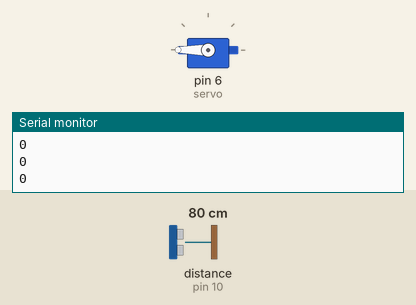
A sketch run on a simulated Arduino Uno, built with avr-gcc and run on an emulated ATmega328P. On the bench: servo, the last lines printed to the serial monitor. Wiring (inferred from the names in the program): ultrasonic range finder: trigger pin 9; echo pin 10. Inputs (shaded band) come from the test bench; at power-on: distance to the obstacle (sensor on pin 10) 80 cm. The echo pulse lasts 58.3 µs per cm.

Above: at 3.67 s.
4.3 s: distance to the obstacle (sensor on pin 10) set to 2 cm
At 5.0 s:
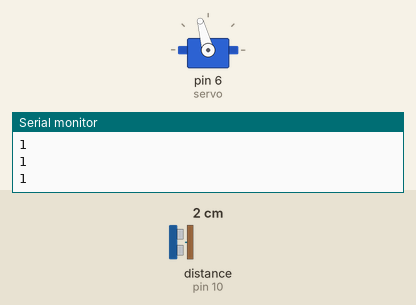
7.3 s: distance to the obstacle (sensor on pin 10) set to 120 cm
At 7.9 s:
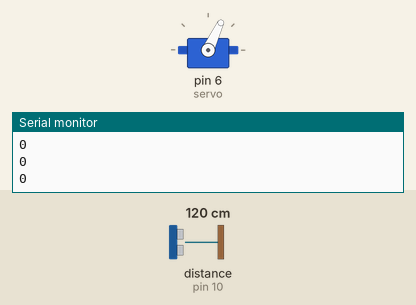
10.3 s: distance to the obstacle (sensor on pin 10) set to 4 cm
At 16.6 s:
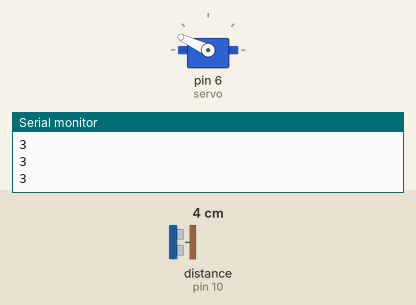
Timing chart, 0 to 19.3 s (numbered marks = the images above; inputs shaded):
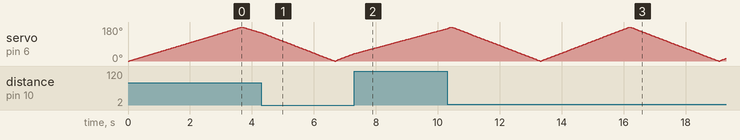

The sketch:

ArduinoUNO.ino
```cpp
#include <Servo.h>

const int trigPin = 9;
const int echoPin = 10;
Servo servo;

void setup() {
  Serial.begin(9600);
  pinMode(trigPin, OUTPUT);
  pinMode(echoPin, INPUT);
  servo.attach(6);
}

void loop() {
  int pos;

  // servo motoru 0-180 derece arasında hareket ettir
  for (pos = 0; pos <= 180; pos += 1) {
    servo.write(pos);
    delay(15);

    // ultrasonik sensörle engel tespiti
    long duration, distance;
    digitalWrite(trigPin, LOW);
    delayMicroseconds(2);
    digitalWrite(trigPin, HIGH);
    delayMicroseconds(10);
    digitalWrite(trigPin, LOW);
    duration = pulseIn(echoPin, HIGH);
    distance = duration * 0.034 / 2;

    if (distance < 20) {
      Serial.println(distance);
    } else {
      Serial.println("0");
    }
  }

  // servo motoru 180-0 derece arasında hareket ettir
  for (pos = 180; pos >= 0; pos -= 1) {
    servo.write(pos);
    delay(15);

    // ultrasonik sensörle engel tespiti
    long duration, distance;
    digitalWrite(trigPin, LOW);
    delayMicroseconds(2);
    digitalWrite(trigPin, HIGH);
    delayMicroseconds(10);
    digitalWrite(trigPin, LOW);
    duration = pulseIn(echoPin, HIGH);
    distance = (duration * 0.034) / 2;

    if (distance < 20) {
      Serial.println(distance);
    } else {
      Serial.println("0");
    }
  }
}
```
